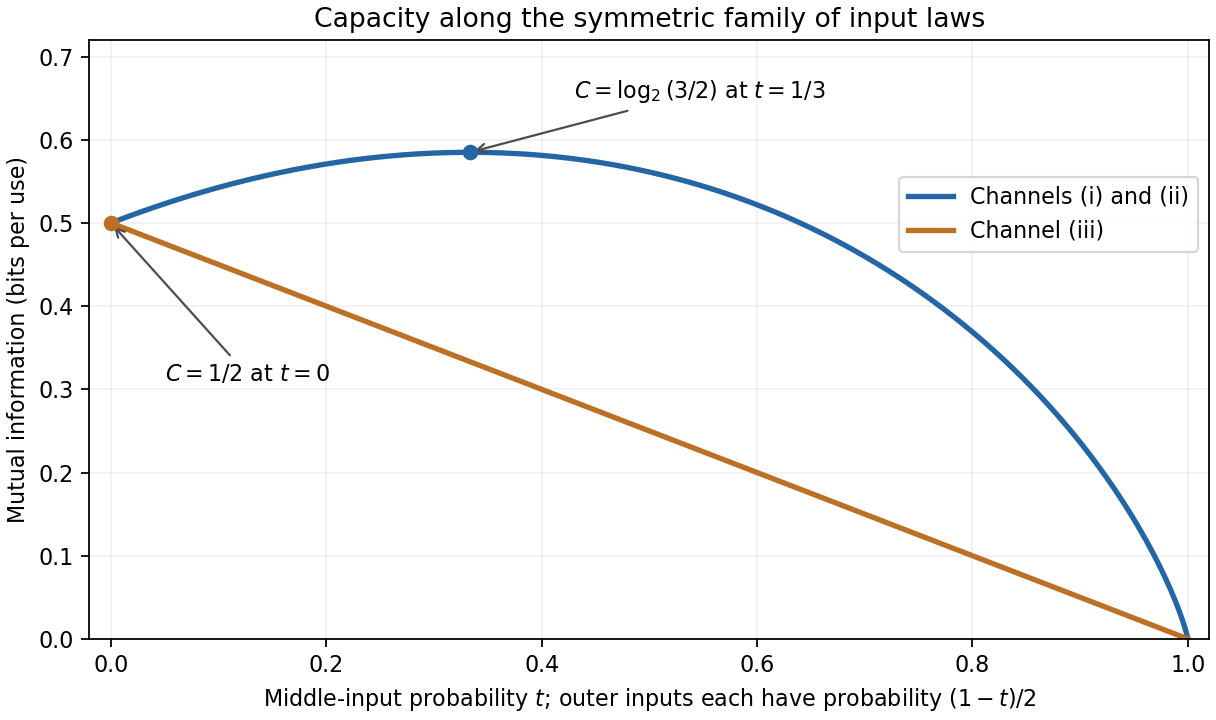

Generate this figure with Python:
#!/usr/bin/env python3
"""Symmetric-input channel information; Python 3.14, NumPy/Matplotlib.
Run in the directory where the white-background PNG should be written.
"""
from pathlib import Path
import numpy as np
import matplotlib
matplotlib.use('Agg')
import matplotlib.pyplot as plt
t=np.linspace(0,1,700)
z=(1-t)/2
safe=np.clip(z,1e-15,1-1e-15)
h=-safe*np.log2(safe)-(1-safe)*np.log2(1-safe)
h[z==0]=0
fig,ax=plt.subplots(figsize=(7.6,4.5),layout='constrained',facecolor='white')
ax.set_facecolor('white')
ax.plot(t,h-z,color='#2466a4',lw=2.4,label='Channels (i) and (ii)')
ax.plot(t,(1-t)/2,color='#bb7025',lw=2.4,label='Channel (iii)')
ax.scatter([1/3],[np.log2(1.5)],color='#2466a4',s=36,zorder=4)
ax.scatter([0],[.5],color='#bb7025',s=36,zorder=4)
ax.annotate(r'$C=\log_2(3/2)$ at $t=1/3$',(1/3,np.log2(1.5)),xytext=(.43,.65),arrowprops={'arrowstyle':'->','color':'0.3'},fontsize=10)
ax.annotate(r'$C=1/2$ at $t=0$',(0,.5),xytext=(.05,.31),arrowprops={'arrowstyle':'->','color':'0.3'},fontsize=10)
ax.set(xlim=(-.02,1.02),ylim=(0,.72),xlabel=r'Middle-input probability $t$; outer inputs each have probability $(1-t)/2$',ylabel='Mutual information (bits per use)',title='Capacity along the symmetric family of input laws')
ax.legend(loc='upper right',bbox_to_anchor=(1,.79),facecolor='white')
ax.grid(alpha=.18)
fig.savefig(Path.cwd()/'2010-channel-capacities.png',dpi=160,facecolor='white')
